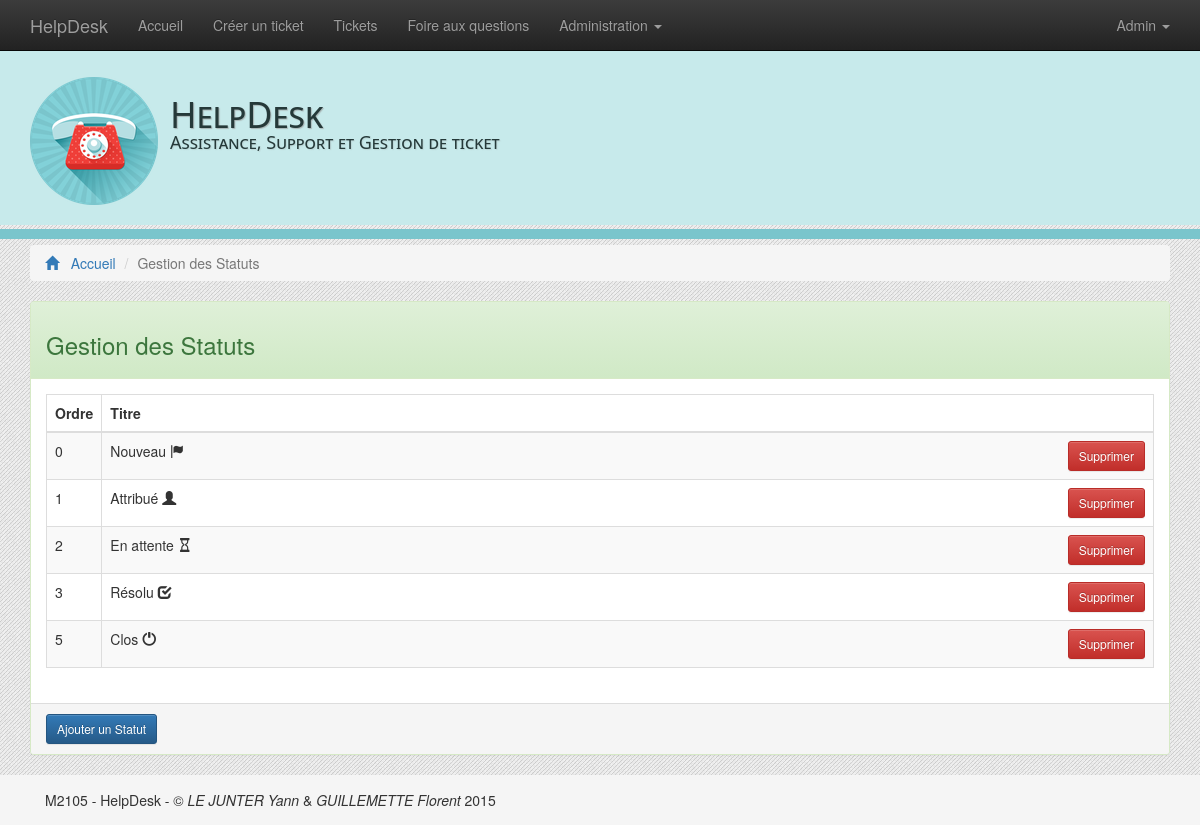
Page /adm_statut.php (signed in) on the committed database.
### tables this page shows
CREATE TABLE IF NOT EXISTS `statut` (
  `id` int(11) NOT NULL AUTO_INCREMENT,
  `libelle` varchar(30) NOT NULL,
  `ordre` int(11) NOT NULL,
  `icon` varchar(20) NOT NULL,
  PRIMARY KEY (`id`)
);

### adm_statut.php (the view, shortened to what this page needs)
<?php
$title = "Gestion des Statuts";
include_once 'header.php';
include_once './include/function/adm_statut.php';
if (!isset($_COOKIE['adm'])){
		echo "<div class='alert alert-info'>Vous n'êtes pas Administrateur, vous ne pouvez donc accéder a cette pagges.</div>";
		header('Refresh: 2, url=index.php');
	}else{
?>
<ol class="breadcrumb">
  <li><a href="index.php"><span class="glyphicon glyphicon-home"></span>&nbsp;&nbsp; Accueil</a></li>
  <li class="active"><?php echo $title;?></li>
 </ol>
<div class="panel panel-success">
	<div class="panel-heading">
		<h3><?php echo $title;?></h3>
	</div>
	<div class="panel-body">
          <table class="table table-striped table-bordered">
          <thead>
          	<tr style="text-align:center;">
				<th width="5%">Ordre</th>
				<th>Titre</th>
            </tr>
            </thead>
            <tbody>
			<?php
				liste_statut();
				?>
			</tbody>
		  </table>
	</div>
	<div class="panel-footer">
		<button  type="button" class="btn btn-primary btn-sm" data-toggle="modal" data-target="#addcat">Ajouter un Statut</button>
	</div>
</div>
<?php
}
include_once 'footer.php';
?>

### include/function/adm_statut.php (shortened to what this page needs)
<?php
function liste_statut(){
	$db = BDD();
	$req_list = $db -> prepare('SELECT * FROM statut ORDER BY ordre');
	$req_list -> execute(array());
	while ($reponse_liste = $req_list->fetch()){
?>
	<tr>
		<td><?php echo $reponse_liste['ordre'];?></td>
		<td><?php echo $reponse_liste['libelle'];?> <span class="glyphicon glyphicon-<?php echo $reponse_liste['icon'];?>"></span> <span style="float:right;"><a  type="button" class="btn btn-danger btn-sm" href="adm_del.php?statuts=<?php echo $reponse_liste['id'];?>">Supprimer</a></span></td>
	</tr>
<?php
	}
}
?>

### css/style.css (style rules this page uses)
body { background-repeat: repeat; background-size: auto auto; background-image:url(../img/theme/bg4.png); padding-top: 50px; padding-bottom:50px; }
html { position: relative; min-height: 100%; }

### rows in the picture
statut: ordre "0", libelle "Nouveau"
statut: ordre "1", libelle "Attribué"
statut: ordre "2", libelle "En attente"
statut: ordre "3", libelle "Résolu"
statut: ordre "5", libelle "Clos"

### other values in the picture
$username "Admin"
$title "Gestion des Statuts"
